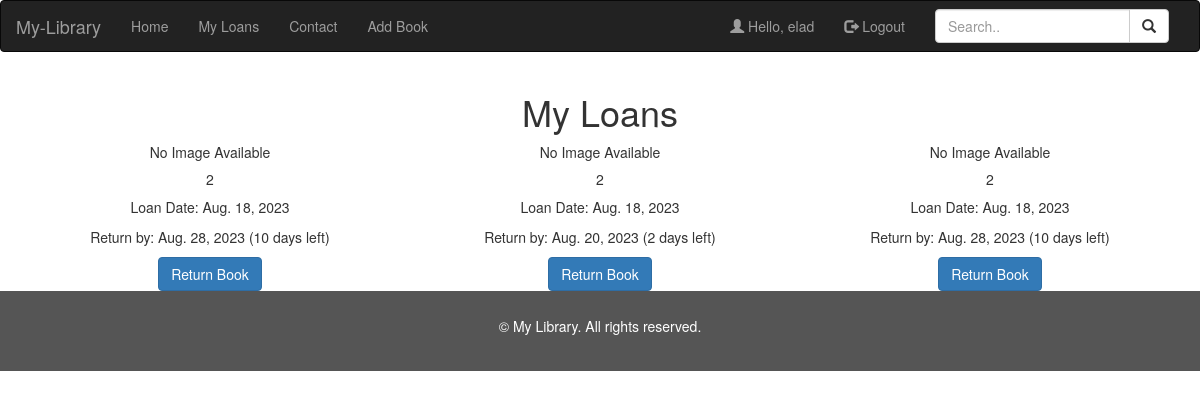
Page /my_loans/ (signed in) on the earlier database version.
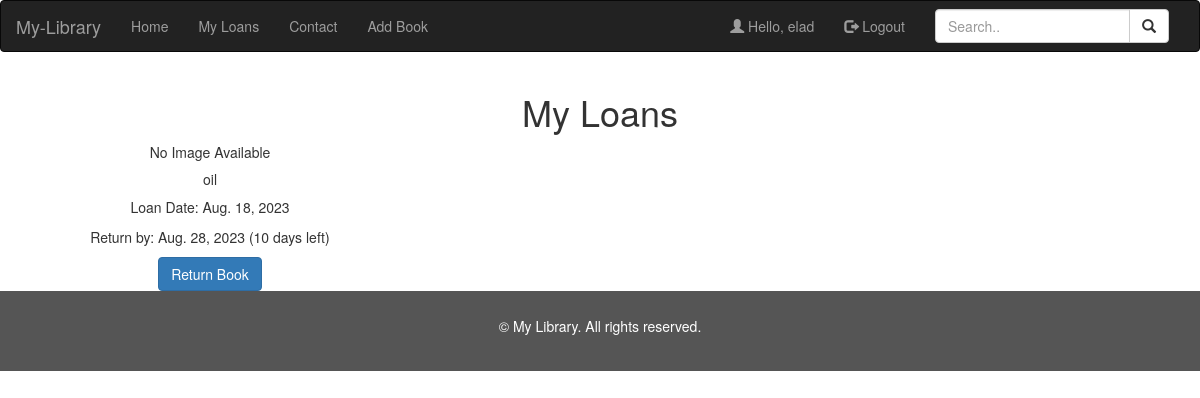
Same page on the later database version.
### library/models.py (models this page shows, shortened)
class CustomerUser(AbstractUser):
    city = models.CharField(max_length=100,null=True)
    age = models.PositiveIntegerField(null=True)

class Loan(models.Model):
    LOAN_TYPES = (
        (1, 'up to 10 days'),
        (2, 'up to 5 days'),
        (3, 'up to 2 days'),
    )
    customer = models.ForeignKey(CustomerUser, on_delete=models.CASCADE)
    book = models.ForeignKey(Books, on_delete=models.CASCADE)
    loan_date = models.DateField(default=timezone.now)
    return_date = models.DateField(null=True, blank=True)
    loan_type = models.IntegerField(choices=LOAN_TYPES, default=1)

class Books(models.Model):
    id = models.AutoField(primary_key=True)
    name = models.CharField(max_length=100)
    author = models.CharField(max_length=100)
    year_published = models.PositiveIntegerField()
    image = models.ImageField(upload_to="books_images", default="/books_images/books.png")
    borrowers = models.ManyToManyField(CustomerUser, through='Loan')

### library/views.py (the view)
# urls.py: path('my_loans/', views.my_loans, name='my_loans'),
def my_loans(request):
    user = request.user
    if not user.is_authenticated:
        return render(request, 'my_loans.html', {'message': 'You have to log in first.'})
    loans = Loan.objects.filter(customer=user)
    current_date = datetime.now().date()
    for loan in loans:
        if loan.return_date:
            days_left = (loan.return_date - current_date).days
            loan.days_left = max(days_left, 0)
        else:
            loan.days_left = None
    context = {
        'loans': loans,
    }
    return render(request, 'my_loans.html', context)

### library/templates/my_loans.html (shortened to what this page needs)
{% extends "base.html" %}
{% block content %}
<h1>My Loans</h1>
{% if user.is_authenticated %}
{% if loans %}
<div class="row">
    {% for loan in loans %}
    <div class="col-md-4 mb-4">
        <div class="card">
            {% if loan.book.image %}
            <img src="{{ loan.book.image.url }}" class="card-img-top" alt="{{ loan.book.name }}">
            {% else %}
            <div class="no-image-placeholder">
                <p>No Image Available</p>
            </div>
            {% endif %}
            <div class="card-body">
                <h5 class="card-title">{{ loan.book.name }}</h5>
                <p class="card-text">Loan Date: {{ loan.loan_date }}</p>
                {% if loan.return_date %}
                <p class="card-text">
                    Return by: {{ loan.return_date }}
                    {% if loan.days_left is not None %}
                    ({{ loan.days_left }} days left)
                    {% endif %}
                </p>
                {% else %}
                <p class="card-text">Return date not set</p>
                {% endif %}
            </div>
            <form method="post" action="{% url 'return_book' loan.id %}">
                <button type="submit" class="btn btn-primary">Return Book</button>
            </form>
        </div>
    </div>
    {% endfor %}
</div>
{% else %}
<p>You have no active loans.</p>
{% endif %}
{% else %}
<p>You have to log in first.</p>
{% endif %}
{% endblock %}

### library/templates/base.html (shortened to what this page needs)
<!DOCTYPE html>
<html lang="en">
<head>
  <link rel="stylesheet" href="https://maxcdn.bootstrapcdn.com/bootstrap/3.4.1/css/bootstrap.min.css">
</head>
<body>
  <nav class="navbar navbar-inverse">
    <div class="container-fluid">
      <div class="navbar-header">
        <a class="navbar-brand" href="{% url 'all_books' %}">My-Library</a>
      </div>
      <div class="collapse navbar-collapse" id="myNavbar">
        <ul class="nav navbar-nav">
          <li><a href="{% url 'all_books' %}">Home</a></li>
          <li><a href="{% url 'my_loans' %}">My Loans</a></li>
          <li><a href="{% url 'contact' %}">Contact</a></li>
          {% if user.is_superuser %}
            <ul class="nav navbar-nav">
              <li><a href="{% url 'add_book' %}">Add Book</a></li>
            </ul>
          {% endif %}
        </ul>
        <form class="navbar-form navbar-right" role="search" action="{% url 'search_book' %}" method="get">
          <div class="form-group input-group">
            <input type="text" name="query" class="form-control" placeholder="Search..">
            <span class="input-group-btn">
              <button class="btn btn-default" type="submit">
                <span class="glyphicon glyphicon-search"></span>
              </button>
            </span>
          </div>
        </form>
        <ul class="nav navbar-nav navbar-right">
          {% if user.is_authenticated %}
            <li><a href="#"><span class="glyphicon glyphicon-user"></span> Hello, {{ user.username }}</a></li>
            <li><a href="{% url 'logout' %}"><span class="glyphicon glyphicon-log-out"></span> Logout</a></li>
          {% endif %}
        </ul>
      </div>
    </div>
  </nav>
  <div class="container text-center">
    {% block content %}
    {% endblock %}
  </div>
  <footer class="container-fluid text-center">
    <p>&copy; {{ current_year }} My Library. All rights reserved.</p>
  </footer>
</body>
</html>

### library/templates/base.html (style rules this page uses)
footer { bottom: 0; left: 0; width: 100%; background-color: #555; color: white; padding: 25px; }

Differences in the rows shown:
removed Loan: shows "No Image Available", book.name "2", loan_date "Aug. 18, 2023", return_date "Aug. 28, 2023", days_left "10"
removed Loan: shows "No Image Available", book.name "2", loan_date "Aug. 18, 2023", return_date "Aug. 20, 2023", days_left "2"
removed Loan: shows "No Image Available", book.name "2", loan_date "Aug. 18, 2023", return_date "Aug. 28, 2023", days_left "10"
added Loan: shows "No Image Available", book.name "oil", loan_date "Aug. 18, 2023", return_date "Aug. 28, 2023", days_left "10"
